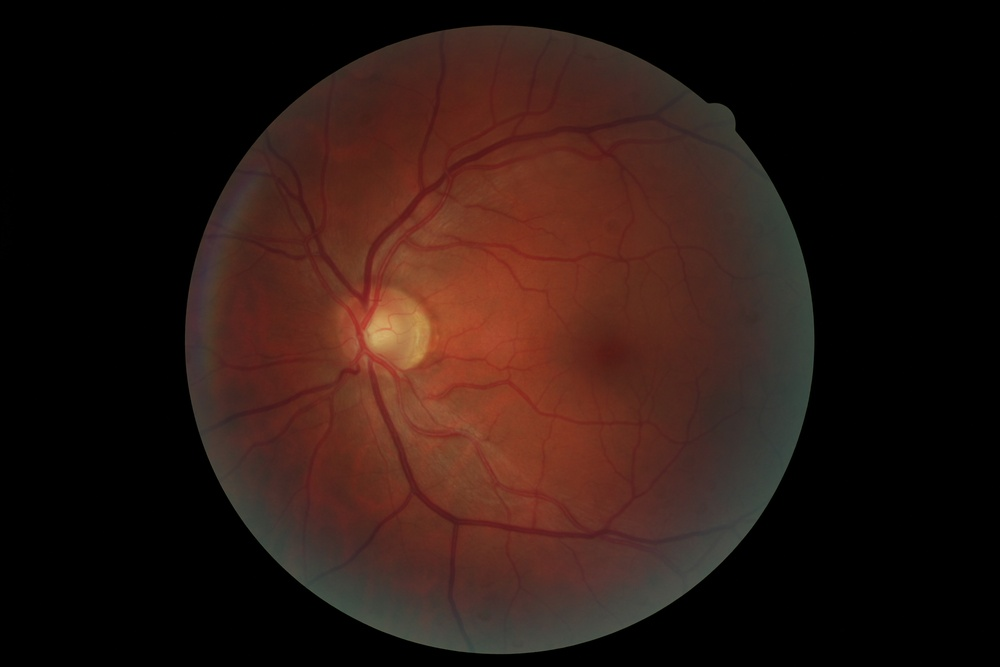
#> input picture files/images/1_good.jpg, 1000 x 667 px, shrunk from 5184 x 3456 before the run
$ python newco.py
#> lines starting #> are read from the running program, lines starting #| are printed output that depends on the picture; after the words box and inside, x2 and y2 are one past the last pixel; in counts of white or black regions, pixels touching at a corner belong together
#> in imread, im is the input picture: shape (667, 1000, 3); mean R, G, B 42.8, 23.3, 18.1
### files/my.py
import matplotlib.pyplot as mp
import numpy as np

import math as m
import time as t

from importlib import reload
#reload(my)

version = 3

def imread(filename):
    im = mp.imread(filename)
    if (im.dtype == "float32"):
        im = np.uint8(255*im)
    if (nchannels(im) > 3):
        im = im[:, :, 0:3]
    return im

def imreadgray(filename):
    im = imread(filename)
    if (nchannels(im) == 1):
        return im
    else:
        return rgb2gray(im)

def rgb2gray(im):
    result = np.dot(im[...,:3], [0.299, 0.587, 0.114])
    result[result > 255] = 255
    np.round(result)
    return np.uint8(result)

def imshow(im):
    plot = mp.imshow(im, cmap=mp.gray(), origin="upper", vmin=0, vmax=255)
    plot.set_interpolation('nearest')
    mp.show()

def nchannels(im):
    if (len(im.shape) >= 3):
        return im.shape[2]
    else:
        return 1

def thresh(im, m):
    result = im >= m
    result = np.uint8(result * 255)
    return result

# [51 lines left out: functions hist, showhist, histeq, not called in this run]

### files/newco.py
# -*- coding: utf-8 -*-
#!/usr/bin/env python3
import my
import cv2
import numpy as np
import time as t
from datetime import datetime
from skimage import io, color, morphology

import skimage
# [4 lines left out: function close, not called in this run]

def openth (im, kernel, iterations=1):
  imerod = cv2.erode(im,kernel,iterations)
  imdil = cv2.dilate(imerod,kernel,iterations)
  result = im - imdil
  return result

# [4 lines left out: function rgb2gray, not called in this run]

def blackhat(im, kernel, iterations=1):
  result = close(im, kernel, iterations)
  return result

def smooth(im, diam=3):
  result = cv2.GaussianBlur(im, (diam, diam), 0)
  return(result)

def image_equal(im0, im1):
  return (sum(sum(im0 != im1)) == 0)


# [15 lines left out: function reconstruct, not called in this run]


def recbydil(im):
  kernel = np.ones((17,17), np.uint8)
  imdil = cv2.dilate(im,kernel)
  immin = np.minimum(imdil,im)

  return immin

# [15 lines left out: function infrerec1, not called in this run]


'''
01 a = mmreadgray(’galeao.jpg’)
02 b = mmopenth( a, mmsedisk(5))
03 c = mmaddm(b, 180) # just for visualization
04 d = mmthreshad( b,30)
05 e = mmthin(d)
06 f = mmareaopen(e, 1000, mmsebox())
07 g = mminfrec( mmgray(f), b)
08 h = mmthreshad( g, 20)
09 i = mmunion(a, mmgray(h))
'''

msg = ""
media = 0.0
nSteps = 10

TEST1 = False
TEST2 = False
TEST3 = True

if __name__ == "__main__":
  filename = "images/1_good.jpg"
  img = my.imread(filename)
  imgray = my.imreadgray(filename)


  if (TEST3):
    msg = ""
    imgray = cv2.cvtColor(img, cv2.COLOR_BGR2GRAY)
    t0 = datetime.now()
    for i in range( nSteps ):
      imgray = cv2.cvtColor(img, cv2.COLOR_BGR2GRAY)
    t1 = datetime.now()
    t = t1 - t0
    media = (t.total_seconds() * 1000) / nSteps
    msg = msg + "Tempo médio de " +str(nSteps)+ " execuções do metódo Rgb2Gray: " + str(media) + " ms\n"
    #my.imshow(imgray)
    #kernel = np.ones((51, 51), np.uint8)
    disk = cv2.getStructuringElement(2, (51, 51))

    #PASSO 1 - OPENTH
    imopenth = openth(imgray,disk,1)
#> in openth, `imerod = cv2.erode(im,kernel,iterations)`:
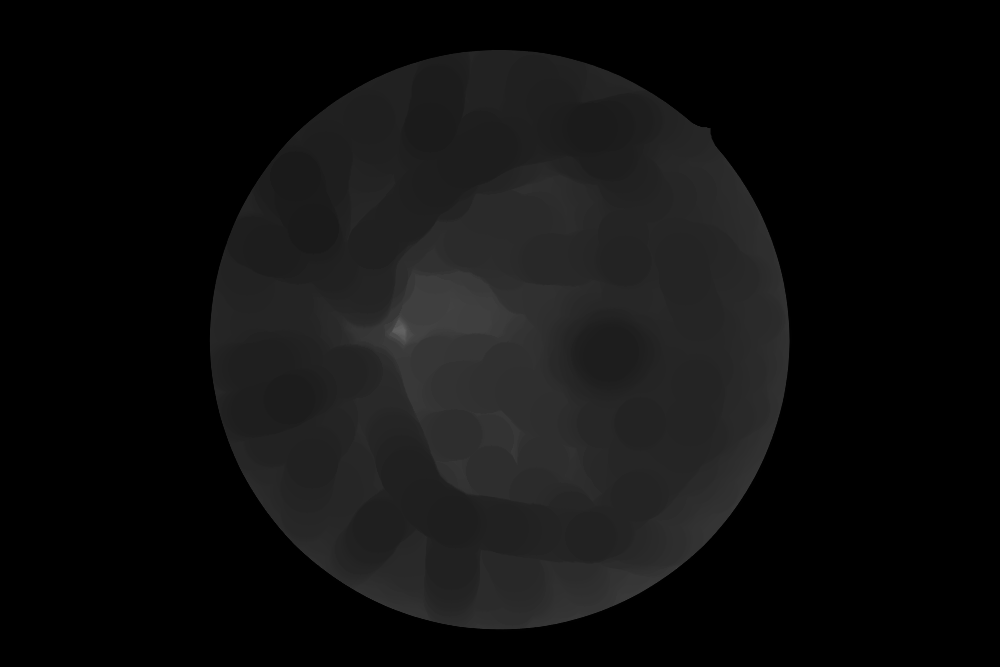
#> imerod: shape (667, 1000); min 0, max 98, mean 15.1
#> in openth, `result = im - imdil`:
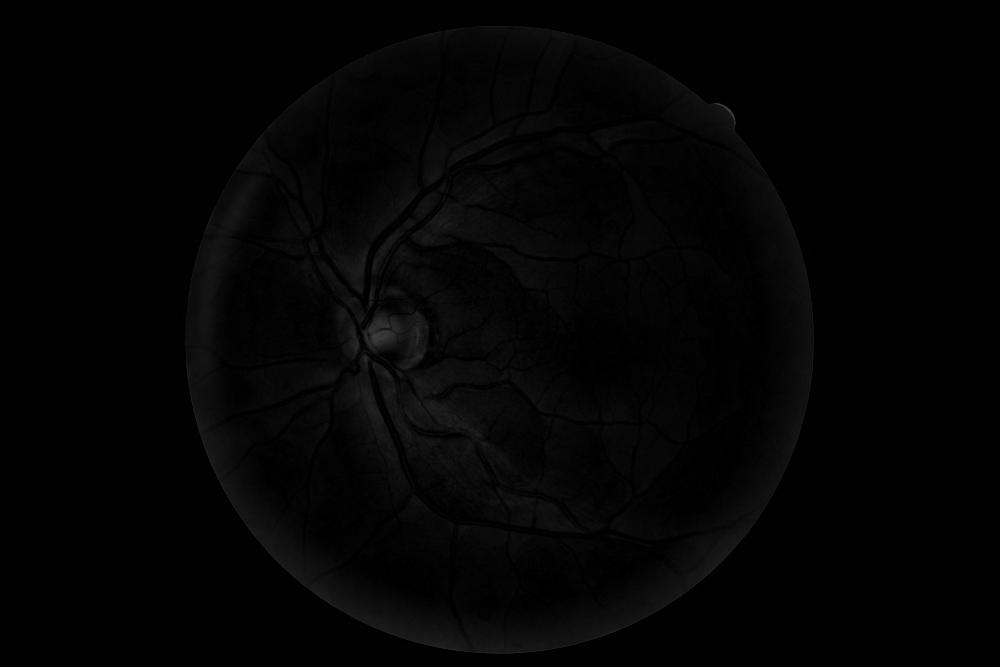
#> result: shape (667, 1000); min 0, max 67, mean 3.3
    my.imshow(imopenth)


    #PASSO 2 - THREHSOLD

    imthresh = my.thresh(imopenth, 0.117664)
#> in thresh, `result = im >= m`:
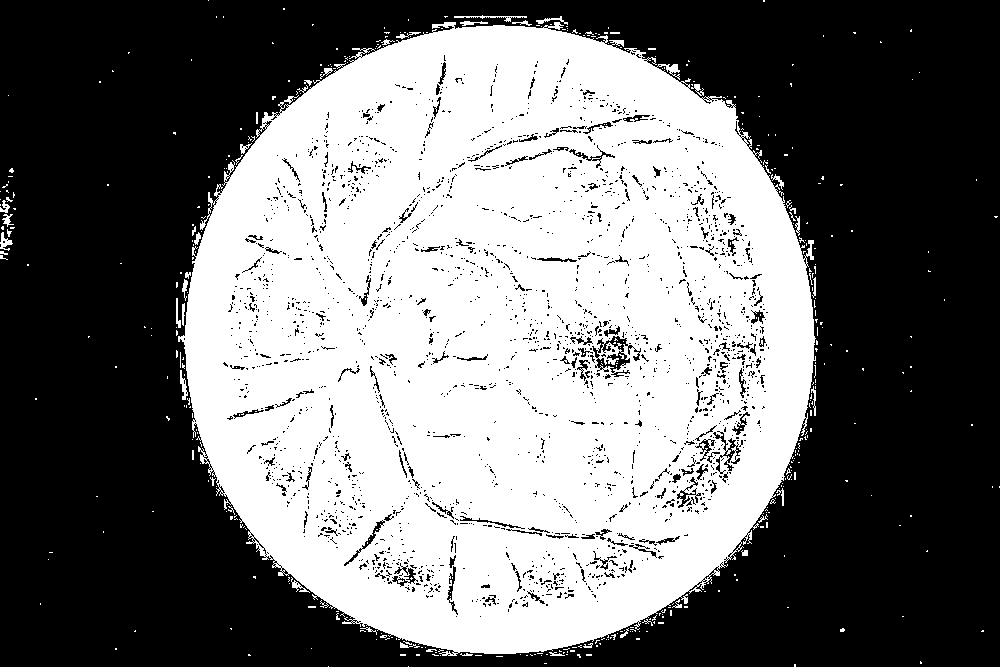
#> result: shape (667, 1000) bool; 45.2% white; 456 white regions (410 under 20 px), largest, box (x1, y1, x2, y2) and area: (178, 22, 816, 656) 297773, (454, 15, 527, 22) 144, (180, 370, 188, 400) 111

    my.imshow(imthresh)


    #PASSO 3 - THINNING
    kernel1 = cv2.getStructuringElement(cv2.MORPH_CROSS, (51,51))
    hitmiss = cv2.morphologyEx(imthresh, cv2.MORPH_HITMISS, kernel1)
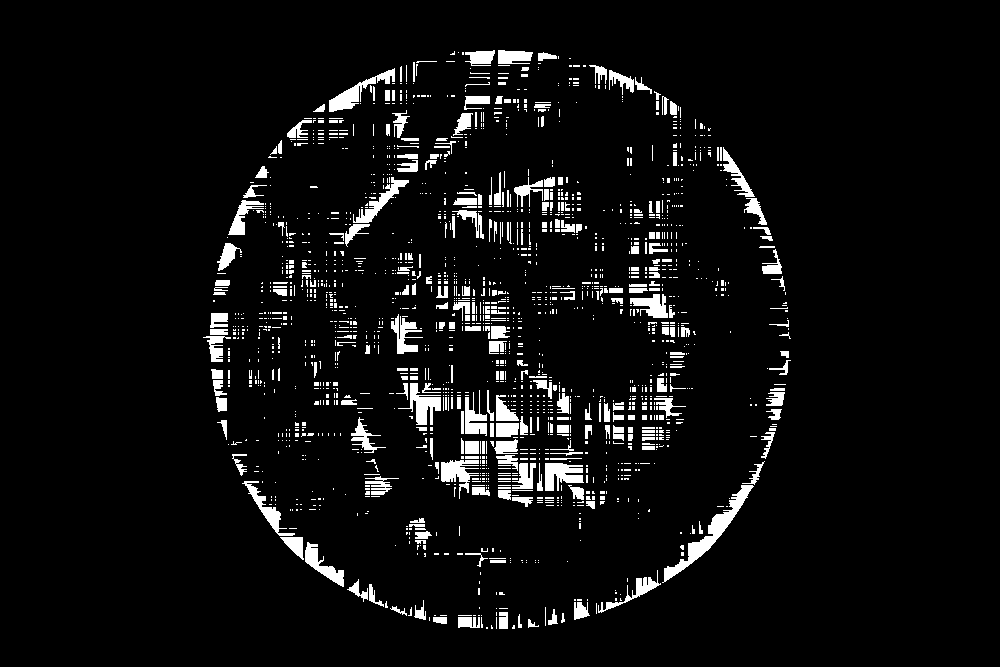
#> hitmiss: shape (667, 1000); 5.6% white; 1885 white regions (1585 under 20 px), largest, box (x1, y1, x2, y2) and area: (662, 485, 754, 583) 1449, (329, 68, 395, 112) 801, (545, 463, 584, 491) 724
    #thinned = imthresh - hitmiss
    #th = morphology.thin(imthresh)
    #thinned = hitmiss

    '''
    skel = np.zeros(imthresh.shape, np.uint8)
    while True:
      open1 = cv2.morphologyEx(imthresh, cv2.MORPH_OPEN, kernel1)
      temp = cv2.subtract(imthresh, open1)
      eroded = cv2.erode(imthresh,kernel1)
      skel = cv2.bitwise_or(skel,temp)
      imthresh= eroded.copy()

      if cv2.countNonZero(imthresh) == 0:
        break
    '''

    my.imshow(hitmiss)

    kernel17 = np.ones((17,17), np.uint8)

    thin = cv2.subtract(imthresh,hitmiss)
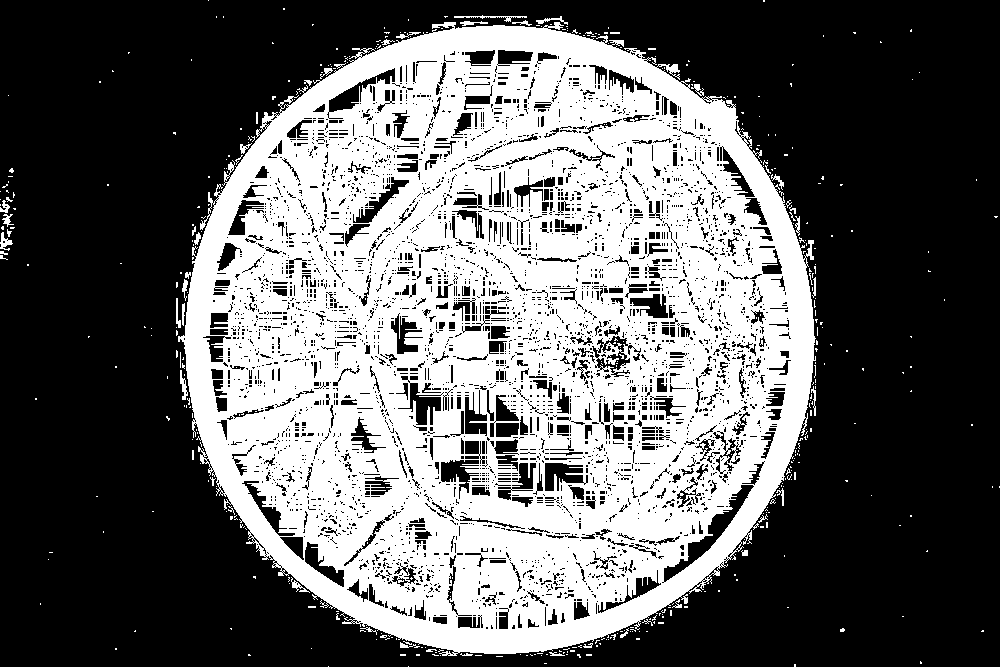
#> thin: shape (667, 1000); 39.6% white; 456 white regions (410 under 20 px), largest, box (x1, y1, x2, y2) and area: (178, 22, 816, 656) 260198, (454, 15, 527, 22) 144, (180, 370, 188, 400) 111
    my.imshow (thin)
    #PASSO 4- INFRE - REC
    iminfrec = recbydil(thin)
#> in recbydil, `imdil = cv2.dilate(im,kernel)`:
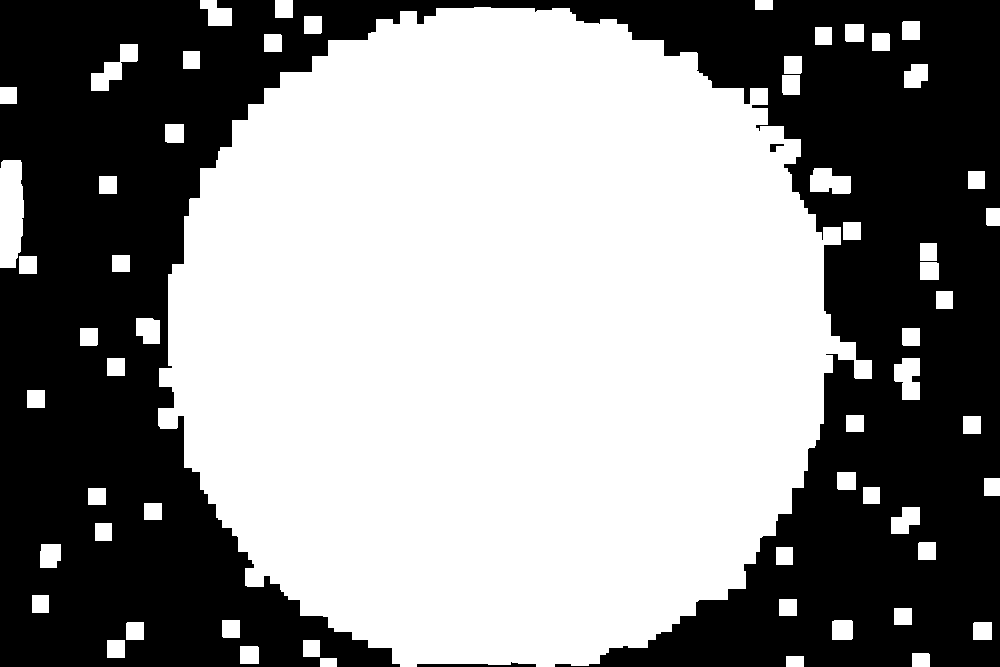
#> imdil: shape (667, 1000); 56.4% white; 3 black regions, box (x1, y1, x2, y2) and area: (0, 0, 1000, 667) 290212, (417, 662, 536, 667) 342, (770, 144, 784, 152) 64
    my.imshow(iminfrec)


    #PASSO 5 - THRESHOLD

    imthresh1 = my.thresh(iminfrec,0.078431)
    my.imshow(imthresh1)


    #PASSO 6- SUM

    imsum = cv2.max(imgray,imthresh1)
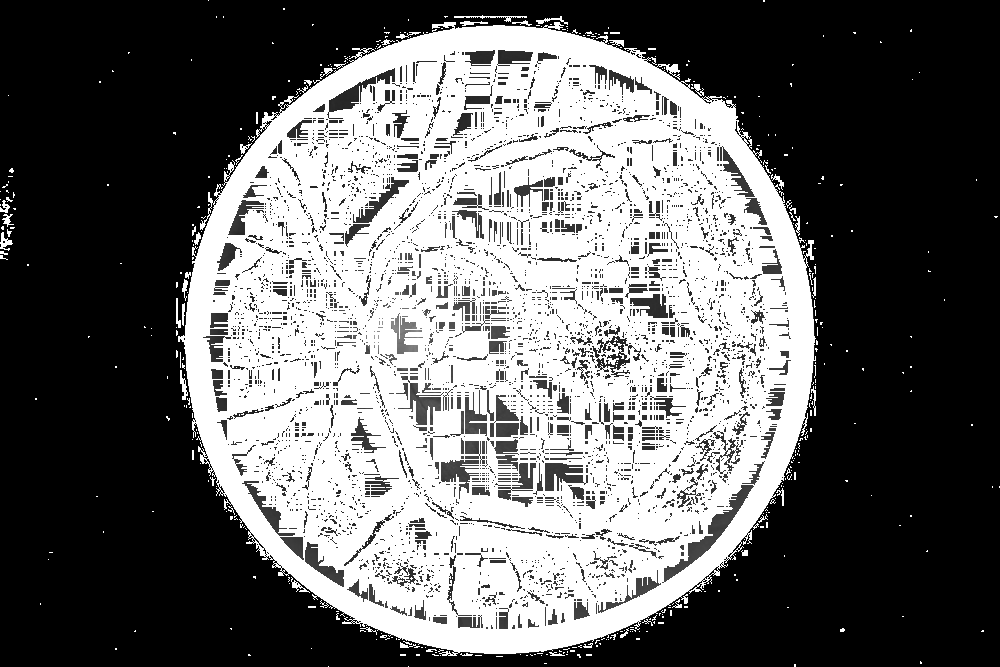
#> imsum: shape (667, 1000); min 0, max 255, mean 105.1
    my.imshow(imsum)


print("-------------------------------------------------------------")
print(msg)
print("-------------------------------------------------------------")
